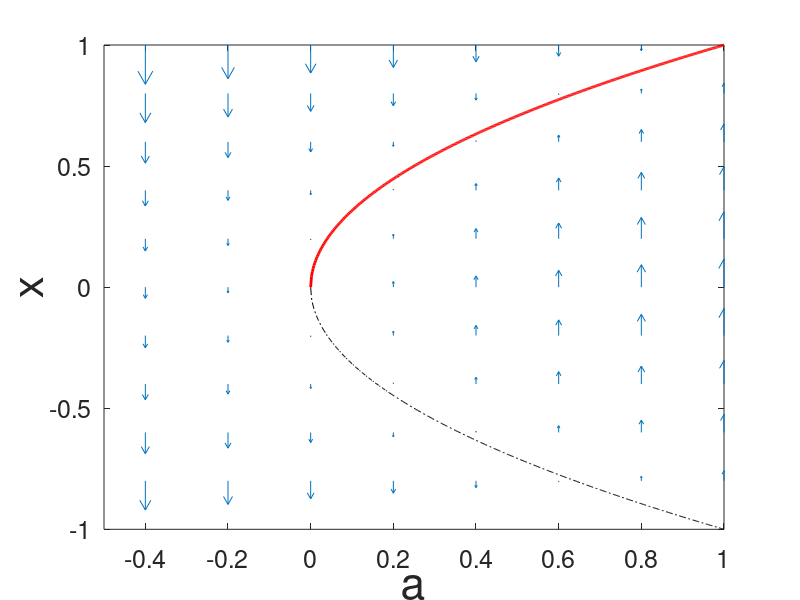

Reproduce this figure in MATLAB. (Note: this script raises an error after producing the figure.)
addpath('C:\Users\codyg\Desktop\Thesis-Master\trunk\Complete\Functions')
cd('C:\Users\codyg\Desktop\Thesis-Master\trunk\Complete\Graphs\Intro')

a = linspace(0,1,500);

lower = -sqrt(a);
upper = sqrt(a);

close(figure(1))
figure(1)
plot(a,lower,'k-.')
hold on
plot(a,upper,'r','linewidth',2)
set(gca,'fontsize',18)
xlabel('a','fontsize',32)
ylabel('x','fontsize',32)
xlim([-.5 1])

[a,x]=meshgrid(-1:0.2:1,-1:0.2:1);
dx=a-x.^2;
da=zeros(size(dx));
quiver(a,x,da,dx);
axis([-.5 1 -1 1])

print('-f1','saddlenode_bif_diagram','-djpeg')

%Initial values and set up
h=.01;
eps=.01;
start=1;stop=-.5;
time=abs(stop-start)/eps;
aInit=start;
xInit = sqrt(aInit);

xDE=@(t,x,a)(a-x^2);
aDE=@(t,x,a)(-eps);

%Numerical Solution
[~,xnum,anum]=RK2sys(xDE,aDE,xInit,aInit,0,time,h);

figure(1)
plot(anum,xnum,'k--','linewidth',2)
print('-f1','saddlenode_tipping','-djpeg')

% Zoom
xlim([-.1 .2])
ylim([-.2 .5])
print('-f1','saddlenode_tipping_zoom','-djpeg')

constvec = [1 0 -1];
for i = 1:3
    const= constvec(i);
    alimit = sqrt(abs(const));
    xlimit = abs(const);
    [a,x]=meshgrid(-alim-1:0.2:alim+1,-xlimit-1:0.2:xlimit+1);
    a=const*ones(size(a));
    dx=a-x.^2;
    da=zeros(size(dx));

    subplot(3,1,i)
    quiver(x,a,dx,da);
    axis([-xlimit-1 xlimit+1 alimit-.4 alimit+.1])
    axis off

    if const >0
        hold on
        plot(sqrt(const),const,'o',...
        'LineWidth',2,...
        'MarkerEdgeColor','k',...
        'MarkerFaceColor',[1 0 0],...
        'MarkerSize',10)
        plot(-sqrt(const),const,'ko','linewidth',2,'MarkerSize',10)
        title('a>0','fontsize',20)
        txt1 = '\surd{a}';
        text(sqrt(const)-.1,const-.2,txt1,'fontsize',18)
        txt2 = '-\surd{a}';
        text(-sqrt(const)-.1,const-.2,txt2,'fontsize',18)
    elseif const == 0
        hold on
        plot(0,0,'ko','linewidth',2,'MarkerSize',10)
        title('a=a_{bif}','fontsize',20)
        txt1 = '0';
        text(-.03,-.2,txt1,'fontsize',18)
    else
        title('a<0','fontsize',20)
        axis([-xlimit-1 xlimit+1 -alimit-.4 -alimit+.1])
    end
end
print('-f1','saddlenode','-djpeg')

